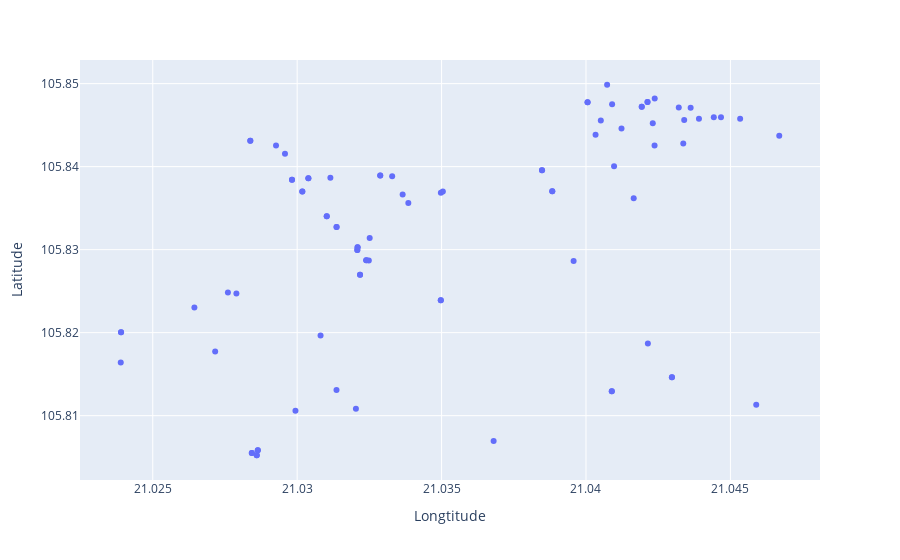

The code cell stored with this chart in its notebook:
### Code cell
#Plot for Traffic level 2
before_fig2 = px.scatter(TF_2,y = "Latitude", x = "Longtitude",)
before_fig2
